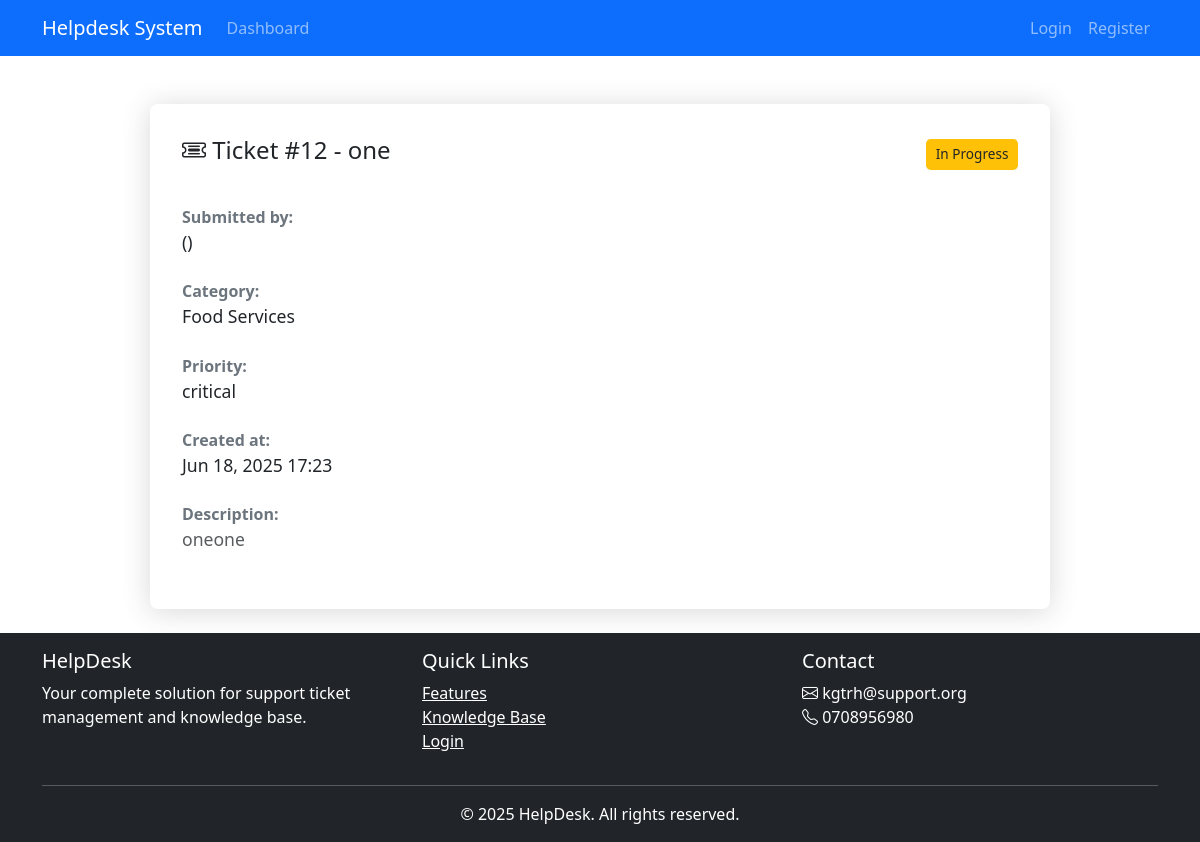
The page /tickets/view/12/ on the database its author committed.
### tickets/models.py (models this page shows, shortened)
class Ticket(models.Model):
    STATUS_CHOICES = [
        ('open', 'Open'),
        ('in_progress', 'In Progress'),
        ('resolved', 'Resolved'),
        ('closed', 'Closed'),
    ]
    PRIORITY_CHOICES = [
        ('low', 'Low'),
        ('medium', 'Medium'),
        ('high', 'High'),
        ('critical', 'Critical'),
    ]
    ticket_id = models.UUIDField(default=uuid.uuid4, editable=False, unique=True)
    reference_number = models.CharField(
        max_length=50,
        unique=True,
        editable=False,
        blank=True,
        null=True
    )
    title = models.CharField(max_length=255)
    description = models.TextField(help_text="Provide a detailed description of the issue.")
    category = models.ForeignKey('tickets.Category', on_delete=models.SET_NULL, null=True, blank=True, related_name='tickets')
    department = models.ForeignKey('Department', on_delete=models.SET_NULL, null=True, blank=True)
    priority = models.CharField(max_length=10, choices=PRIORITY_CHOICES, default='medium')
    status = models.CharField(max_length=20, choices=STATUS_CHOICES, default='open')
    attachment = models.FileField(upload_to='ticket_attachments/', null=True, blank=True)
    is_urgent = models.BooleanField(default=False, help_text="Mark if this ticket needs urgent attention")
    created_by = models.ForeignKey(
        settings.AUTH_USER_MODEL, on_delete=models.CASCADE, related_name='tickets_created'
    )
    assigned_to = models.ForeignKey(
        settings.AUTH_USER_MODEL, on_delete=models.SET_NULL, null=True, blank=True, related_name='tickets_assigned'
    )
    created_at = models.DateTimeField(auto_now_add=True)
    updated_at = models.DateTimeField(auto_now=True)
    resolved_at = models.DateTimeField(null=True, blank=True)
    closed_at = models.DateTimeField(null=True, blank=True)
    is_active = models.BooleanField(default=True)
    class Meta:
        ordering = ['-created_at']

class Category(models.Model):
    name = models.CharField(max_length=100, unique=True)
    description = models.TextField(blank=True)
    is_active = models.BooleanField(default=True)
    default_assignee = models.ForeignKey(
        settings.AUTH_USER_MODEL,
        on_delete=models.SET_NULL,
        null=True,
        blank=True,
        related_name='default_categories',
        limit_choices_to={'role': 'admin,technician'},
        help_text="Optional: Assign a default technician to handle tickets in this category."
    )
    class Meta:
        verbose_name_plural = "Categories"

### tickets/views.py (the view)
# urls.py: path('view/<int:ticket_id>/', views.view_ticket, name='view_ticket'),
def view_ticket(request, ticket_id):
    ticket = get_object_or_404(Ticket, id=ticket_id)
    technicians = User.objects.filter(role='technician')
    if request.method == "POST" and request.user.is_staff:
        ticket.status = request.POST.get("status")
        tech_id = request.POST.get("technician")
        ticket.assigned_to = User.objects.get(id=tech_id) if tech_id else None
        ticket.save()
        return redirect(reverse("view_ticket", args=[ticket.id]))
    return render(request, "tickets/view_ticket.html", {
        "ticket": ticket,
        "technicians": technicians
    })

### templates/tickets/view_ticket.html (shortened to what this page needs)
{% extends 'base.html' %}
{% load static %}
{% block extra_css %}
<link rel="stylesheet" href="https://cdn.jsdelivr.net/npm/bootstrap-icons@1.10.0/font/bootstrap-icons.css">
{% endblock %}
{% block content %}
<div class="container py-4">
    <div class="ticket-details-container">
        <div class="ticket-header">
            <h2 class="h4">
                <i class="bi bi-ticket-detailed"></i> Ticket #{{ ticket.id }} - {{ ticket.title }}
            </h2>
            <span class="badge-status
                {% if ticket.status == 'Open' %}badge-open
                {% elif ticket.status == 'In Progress' %}badge-inprogress
                {% elif ticket.status == 'Closed' %}badge-closed
                {% endif %}">
                {{ ticket.status }}
            </span>
        </div>
        <div class="info-block">
            <div class="info-label">Submitted by:</div>
            <div class="info-value">{{ ticket.user.get_full_name }} ({{ ticket.user.email }})</div>
        </div>
        <div class="info-block">
            <div class="info-label">Category:</div>
            <div class="info-value">{{ ticket.category.name }}</div>
        </div>
        <div class="info-block">
            <div class="info-label">Priority:</div>
            <div class="info-value">{{ ticket.priority }}</div>
        </div>
        <div class="info-block">
            <div class="info-label">Created at:</div>
            <div class="info-value">{{ ticket.created_at|date:"M d, Y H:i" }}</div>
        </div>
        <div class="info-block">
            <div class="info-label">Description:</div>
            <div class="info-value text-muted" style="white-space: pre-line;">{{ ticket.description }}</div>
        </div>
    </div>
</div>
{% endblock %}

### templates/base.html (style rules this page uses)
html, body { height: 100%; }
body { display: flex; flex-direction: column; }

### templates/tickets/view_ticket.html (style rules this page uses)
.ticket-details-container { max-width: 900px; margin: auto; background-color: #ffffff; padding: 2rem; border-radius: 0.5rem; box-shadow: 0 0.15rem 1.75rem rgba(58, 59, 69, 0.2); }
.ticket-header { display: flex; justify-content: space-between; align-items: center; margin-bottom: 2rem; }
.badge-status { font-size: 0.85rem; padding: 0.4em 0.7em; border-radius: 0.3rem; }
.badge-inprogress { background-color: #ffc107; color: #212529; }
.info-block { margin-bottom: 1.5rem; }
.info-label { font-weight: 600; color: #6c757d; }
.info-value { font-size: 1.1rem; }

### rows shown on the page
Ticket: id "12", title "one", status "In Progress", category.name "Food Services", priority "critical", created_at "Jun 18, 2025 17:23", description "oneone"
